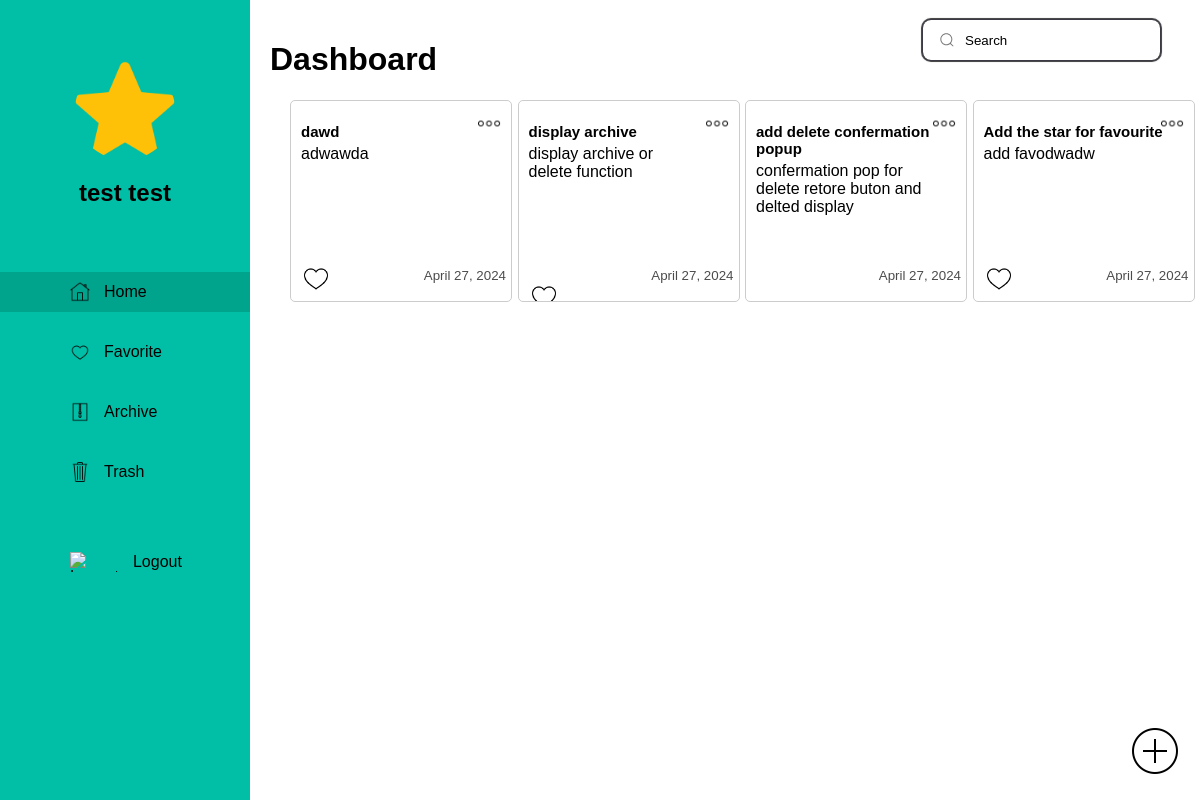
Page /home.php (signed in) on the committed database.
### tables this page shows
CREATE TABLE `users` (
  `user_id` int(11) NOT NULL,
  `username` varchar(50) NOT NULL,
  `email` varchar(100) NOT NULL,
  `password` varchar(100) NOT NULL,
  `registration_date` timestamp NOT NULL DEFAULT current_timestamp(),
  `first_name` varchar(50) DEFAULT NULL,
  `last_name` varchar(50) DEFAULT NULL,
  `gender` enum('Male','Female','Other') DEFAULT NULL,
  `birthdate` date DEFAULT NULL,
  `profile_image` varchar(255) DEFAULT NULL
);

CREATE TABLE `notes` (
  `note_id` int(11) NOT NULL,
  `user_id` int(11) NOT NULL,
  `title` varchar(255) NOT NULL,
  `text` text NOT NULL,
  `created_at` timestamp NOT NULL DEFAULT current_timestamp(),
  `updated_at` timestamp NOT NULL DEFAULT current_timestamp() ON UPDATE current_timestamp(),
  `note_user` varchar(50) NOT NULL
);

### bars/time.php (called while the page is built)
<?php
function formatUpdateTime($updated_at) {
    $updated_time = strtotime($updated_at);
    $current_time = time();
    $time_difference = $current_time - $updated_time;
    $hours_difference = floor($time_difference / (60 * 60));
    $days_difference = floor($time_difference / (60 * 60 * 24));
    $weeks_difference = floor($time_difference / (60 * 60 * 24 * 7));
    $is_new_day = date("Y-m-d", $updated_time) != date("Y-m-d", $current_time);
    if ($hours_difference < 5 && !$is_new_day) {
        return date("h:i A", $updated_time);
    } elseif ($days_difference == 0) {
        return "Today " . date("h:i A", $updated_time);
    } elseif ($days_difference == 1 && $is_new_day) {
        return "Yesterday " . date("h:i A", $updated_time);
    } elseif ($weeks_difference < 1) {
        return date("l h:i A", $updated_time);
    } else {
        return date("F j, Y", $updated_time);
    }
}
?>

### home.php (the view, shortened to what this page needs)
<?php
include_once 'connection/config.php';
include 'bars/time.php';
?>
<!DOCTYPE html>
<html lang="en">
<head>
</head>
<body>
<?php include 'bars/sidebar.php'; ?>
<div class="content">
    <?php include 'bars/search.php'?>
    <h1>Dashboard</h1>
    <?php
    $sql = "SELECT * FROM notes
            WHERE user_id = $user_id
            AND note_id NOT IN (SELECT note_id FROM favorite)
            AND note_id NOT IN (SELECT note_id FROM archive)
            AND note_id NOT IN (SELECT note_id FROM deletednotes)";
    $result = mysqli_query($link, $sql);
    if (mysqli_num_rows($result) > 0) {
        echo '<div class="row">';
        while ($row = mysqli_fetch_assoc($result)) {
            echo "<div class='card' id='note_" . $row['note_id'] . "'>";
            echo "<h2>" . $row['title'] . "</h2>";
            echo "<div class='card-content'>" . (strlen($row['text']) > 60 ? substr($row['text'], 0, 60) . "..." : $row['text']) . "</div>";
            echo "<p class='update-time'>" . formatUpdateTime($row['updated_at']) . "</p>";
            echo "<div class='favorite' onclick='favoriteNote(". $row['note_id'].")'><img src='icons/fav.png'></div>";
            echo "<div class='dropdown'>";
            echo "<div class='dropdown-toggle' onclick='toggleDropdown(this)'><img src='icons/elipsis.png' alt='Dropdown'></div>";
            echo "</div>";
            echo "</div>";
        }
        echo '</div>';
    } else {
        echo "No notes found.";
    }
    ?>
    <div class="add-note-icon">
        <img src="icons/add.png" alt="Add Note" id="add-note-button" onclick="showAddNotePopup()">
    </div>
</div>
</body>
</html>

### bars/sidebar.php (shortened to what this page needs)
<!DOCTYPE html>
<html lang="en">
<head>
</head>
<body>
<?php
    if (isset($_SESSION['user_id'])) {
        $user_id = $_SESSION['user_id'];
        $sql = "SELECT first_name, last_name, profile_image FROM users WHERE user_id = $user_id";
        $result = mysqli_query($link, $sql);
        if ($result && mysqli_num_rows($result) > 0) {
            $row = mysqli_fetch_assoc($result);
            $full_name = $row["first_name"] . ' ' . $row["last_name"];
            $profile_image_filename = $row["profile_image"];
            $profile_image_path = $profile_image_filename;
            if (file_exists($profile_image_path)) {
                echo '<div class="sidenav">';
                echo '<div class="profile">';
                echo '<a href="profile.php">';
                echo '<img src="' . $profile_image_path . '" alt="Profile Picture">';
                echo '<h2>' . $full_name . '</h2>';
                echo '</div>';
            }
        }
    }
    $currentPage = basename($_SERVER['PHP_SELF']);
?>
<a href="home.php" class="nav-link <?php if($currentPage == 'home.php') echo 'active-link'; ?>">
    <img src="icons/home1.png" alt="Home Icon">
    <span>Home</span>
</a>
<a href="fav.php" class="nav-link <?php if($currentPage == 'fav.php') echo 'active-link'; ?>">
    <img src="icons/fav.png" alt="Archive Icon">
    <span>Favorite</span>
</a>
<a href="archive.php" class="nav-link <?php if($currentPage == 'archive.php') echo 'active-link'; ?>">
    <img src="icons/archive1.png" alt="Archive Icon">
    <span>Archive</span>
</a>
<a href="trashdash.php" class="nav-link <?php if($currentPage == 'trashdash.php') echo 'active-link'; ?>">
    <img src="icons/trash1.png" alt="Trash Icon">
    <span>Trash</span>
</a>
<a href="#" class="nav-logout" onclick="return confirmLogout();">
    <img src="icons/shutdown.png" alt="Logout Icon">
    <span>Logout</span>
</a>
</div>
</body>
</html>

### bars/search.php (shortened to what this page needs)
<div class="group">
    <input id="searchInput" placeholder="Search" type="search" class="input">
</div>

### home.php (style rules this page uses)
body { margin: 0; padding: 0; font-family: Arial, sans-serif; position: relative; background-color:white; }
.content { margin-left: 250px; padding: 20px; position: relative; }
.group { display: flex; align-items: center; position: relative; margin-right: 20px; }
.input { height: 40px; line-height: 28px; padding: 0 1rem; width: 100%; padding-left: 2.5rem; border: 2px solid transparent; border-radius: 8px; outline: none; background-color: #D9E8D8; color: #0d0c22; box-shadow: 0 0 5px #C1D9BF, 0 0 0 10px #f5f5f5eb; transition: .3s ease; border: none; outline: none; }
.input::placeholder { color: #777; }
.icon { position: absolute; left: 1rem; fill: #777; width: 1rem; height: 1rem; }
.add-note-icon { position: fixed; bottom: 20px; right: 20px; }
.add-note-icon img { width: 50px; height: auto; cursor: pointer; }
.row { display: grid; grid-template-columns: repeat(auto-fill, minmax(200px, 1fr)); grid-gap: 20px; padding-left: 20px; }
.card { width: 200px; height: 180px; margin-bottom: 20px; padding: 10px; border: 1.5px solid #ccc; border-radius: 5px; overflow: hidden; position: relative; transition: box-shadow 0.3s ease; background-color:white; }
.card-content { max-height: 70px; overflow: hidden; text-wrap: pretty; transition: max-height 0.3s ease; }
.card h2 { margin-bottom: 5px; font-size: 15px; }
.card p { font-size: smaller; opacity: 0.7; position: absolute; bottom: 5px; right: 5px; }
.dropdown { position: absolute; top: 10px; right: 10px; cursor: pointer; z-index: 1; }
.dropdown-toggle img { width: 24px; height: 24px; }
.favorite { margin-top: 100px; width: 30px; height: auto; cursor: pointer; transition: background-color 0.3s ease; position: relative; }
.favorite img { width: 100%; height: auto; position: absolute; top: 0; left: 0; }

### bars/sidebar.php (style rules this page uses)
.sidenav { height: 100%; width: 250px; position: fixed; z-index: 1; top: 0; left: 0; padding-top: 20px; display: flex; flex-direction: column; justify-content: flex-start; align-items: flex-start; background-color:#00bfa6; }
.profile { text-align: center; padding: 20px 20px 20px 20px; text-decoration: none; display: flex; flex-direction: column; align-items: center; justify-content: center; margin: 20px auto; }
.profile img { width: 100px; height: 100px; border-radius: 50%; margin-bottom: 10px; }
.profile a { text-decoration: none; color: black; }
.profile h2 { color: black; margin: 5px; text-decoration: none; }
.content { margin-left: 250px; padding: 20px; }
.nav-link { color: black; text-decoration: none; display: block; text-align: left; margin-top: 20px; display: flex; align-items: center; justify-content: flex-start; padding: 10px 20px; }
.nav-link img { height: 20px; width: auto; margin-right: 10px; margin-left: 50px; }
.nav-link span { line-height: 20px; margin-left: 4px; margin-right: 98px; }
.nav-logout { color: black; text-decoration: none; display: block; text-align: left; margin-top: 50px; display: flex; align-items: center; justify-content: flex-start; padding: 10px 20px; }
.nav-logout img { height: 20px; width: auto; margin-right: 10px; margin-left: 50px; }
.nav-logout span { line-height: 20px; margin-left: 4px; margin-right: 98px; }
.active-link { color: black; background-color:#00A38C; max-width: 210px; }

### bars/search.php (style rules this page uses)
.group { display: flex; line-height: 28px; align-items: center; position: relative; max-width: 70%; float: right; }
.input { height: 40px; line-height: 28px; padding: 0 1rem; width: 100%; padding-left: 2.5rem; border: 2px solid transparent; border-radius: 8px; outline: none; background-color: transparent; color: #0d0c22; box-shadow: 0 0 3px, 0 0 0 2px #555; transition: .3s ease; }
.input::placeholder { color: black; }
.icon { position: absolute; left: 1rem; fill: #777; width: 1rem; height: 1rem; }

### rows in the picture
users: profile_image (picture), full_name "test test"
notes: title "dawd", text "adwawda", updated_at "April 27, 2024"
notes: title "display archive", text "display archive or delete function", updated_at "April 27, 2024"
notes: title "add delete confermation popup", text "confermation pop for delete retore buton and delted display", updated_at "April 27, 2024"
notes: title "Add the star for favourite", text "add favodwadw", updated_at "April 27, 2024"
